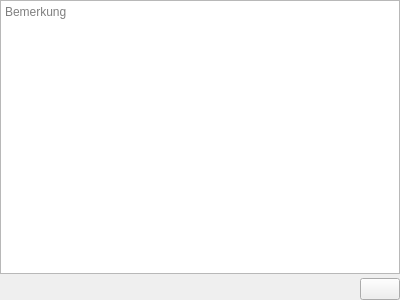
<?xml version="1.0" encoding="UTF-8"?>
<ui version="4.0">
 <class>WdgBemerkung</class>
 <widget class="QWidget" name="WdgBemerkung">
  <property name="geometry">
   <rect>
    <x>0</x>
    <y>0</y>
    <width>400</width>
    <height>300</height>
   </rect>
  </property>
  <layout class="QVBoxLayout" name="verticalLayout">
   <property name="spacing">
    <number>4</number>
   </property>
   <property name="leftMargin">
    <number>0</number>
   </property>
   <property name="topMargin">
    <number>0</number>
   </property>
   <property name="rightMargin">
    <number>0</number>
   </property>
   <property name="bottomMargin">
    <number>0</number>
   </property>
   <item>
    <widget class="BemerkungTextBrowser" name="tbRichText">
     <property name="readOnly">
      <bool>true</bool>
     </property>
     <property name="placeholderText">
      <string>Bemerkung</string>
     </property>
     <property name="openExternalLinks">
      <bool>true</bool>
     </property>
    </widget>
   </item>
   <item>
    <layout class="QHBoxLayout" name="horizontalLayout">
     <item>
      <spacer name="horizontalSpacer">
       <property name="orientation">
        <enum>Qt::Horizontal</enum>
       </property>
       <property name="sizeHint" stdset="0">
        <size>
         <width>40</width>
         <height>20</height>
        </size>
       </property>
      </spacer>
     </item>
     <item>
      <widget class="QPushButton" name="btnEdit">
       <property name="minimumSize">
        <size>
         <width>40</width>
         <height>0</height>
        </size>
       </property>
       <property name="whatsThis">
        <string notr="true">edit</string>
       </property>
       <property name="icon">
        <iconset resource="../images.qrc">
         <normaloff>:/images/light/edit.svg</normaloff>
         <disabledoff>:/images/disabled/edit.svg</disabledoff>:/images/light/edit.svg</iconset>
       </property>
       <property name="checkable">
        <bool>true</bool>
       </property>
      </widget>
     </item>
    </layout>
   </item>
  </layout>
 </widget>
 <customwidgets>
  <customwidget>
   <class>BemerkungTextBrowser</class>
   <extends>QTextBrowser</extends>
   <header>widgets/wdgbemerkung.h</header>
  </customwidget>
 </customwidgets>
 <resources>
  <include location="../images.qrc"/>
 </resources>
 <connections/>
</ui>
